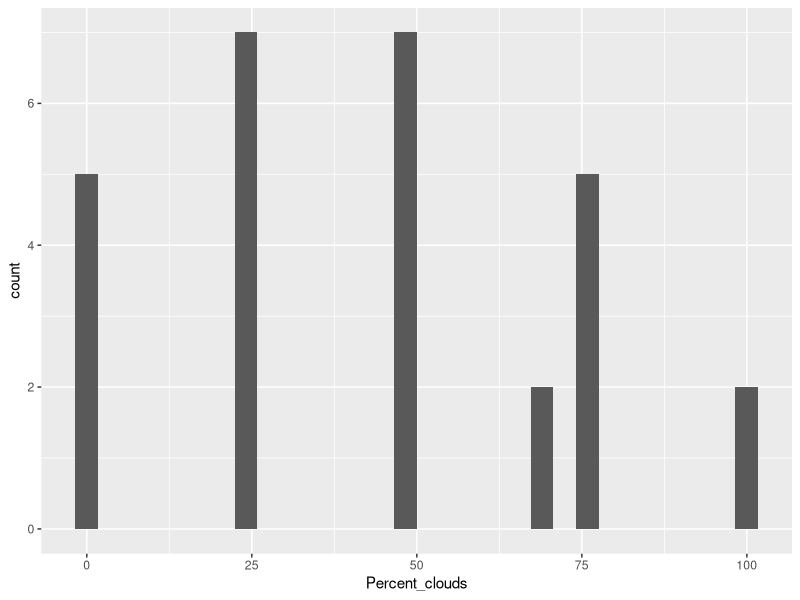
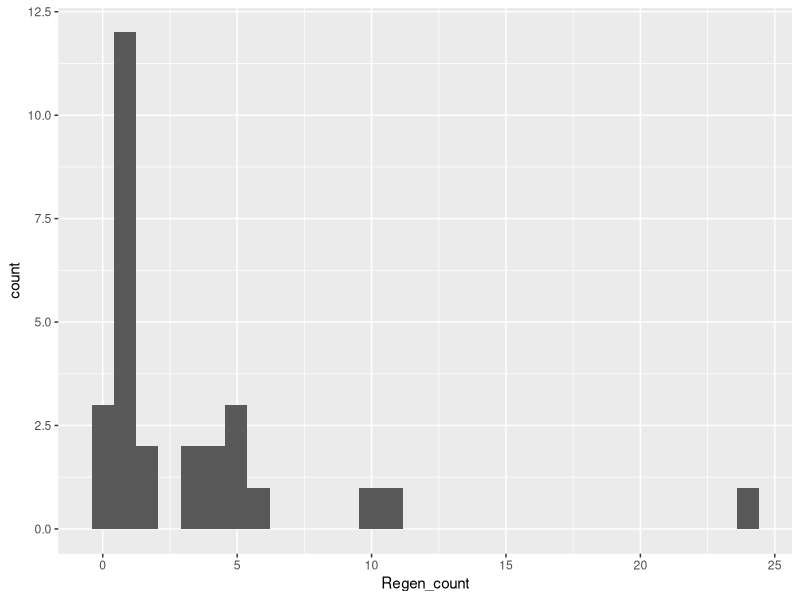
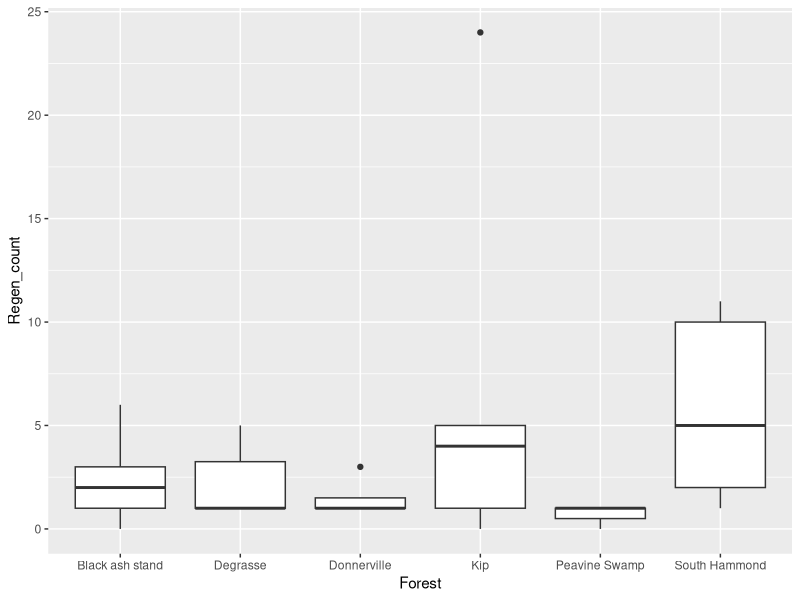
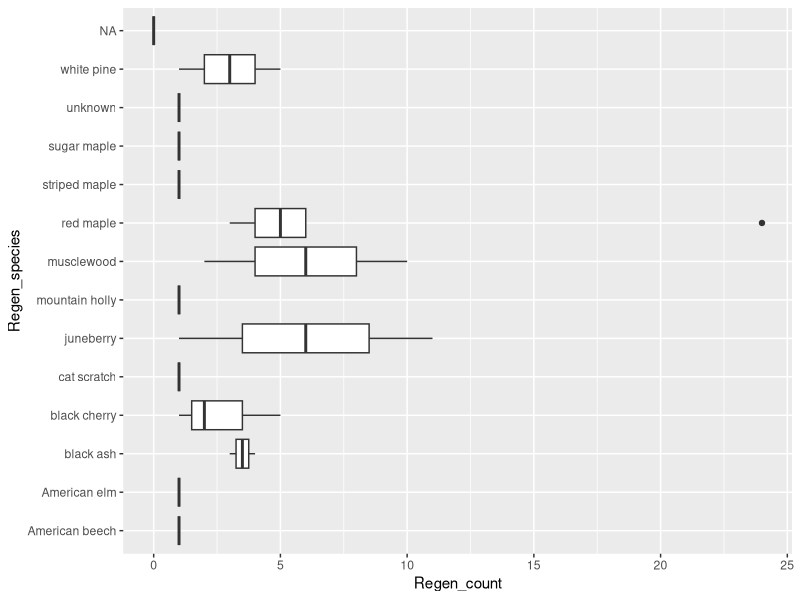
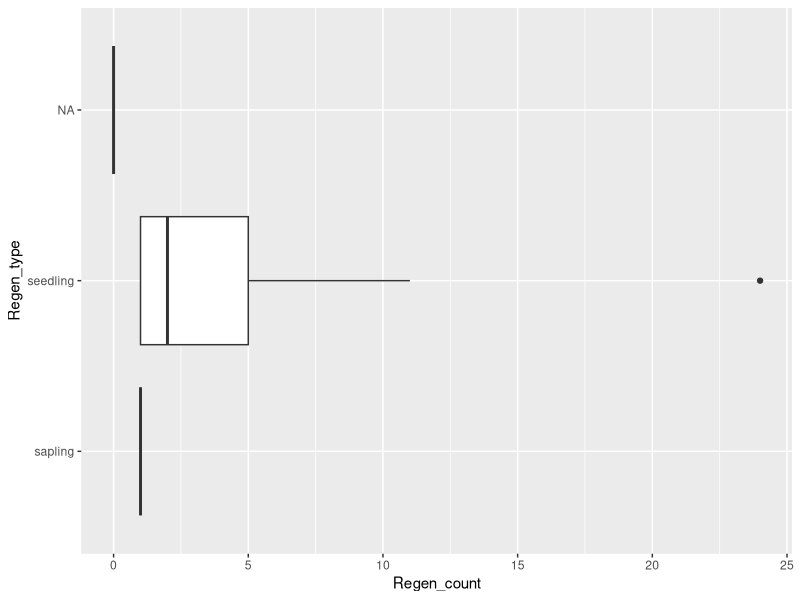
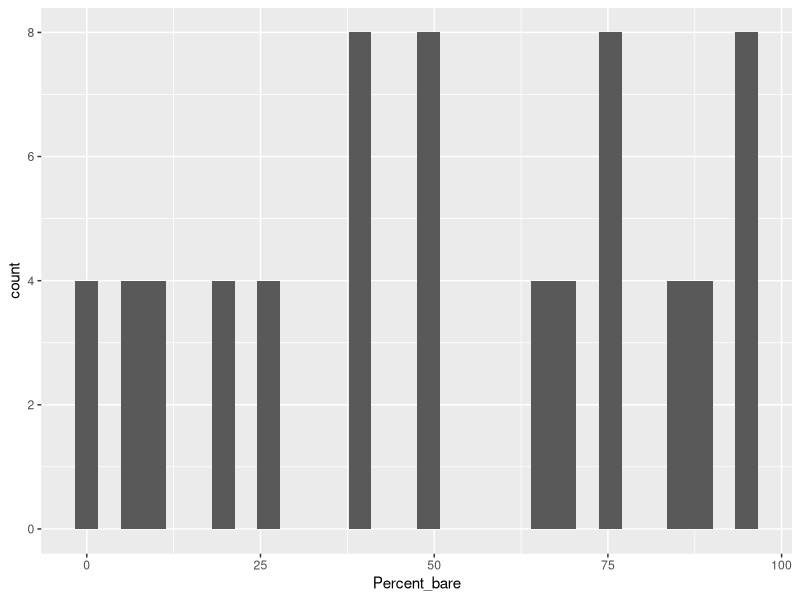
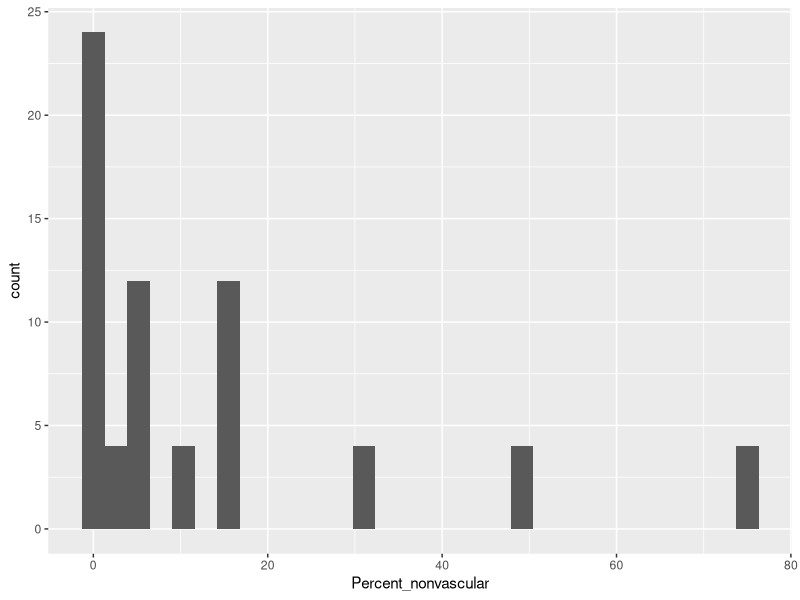
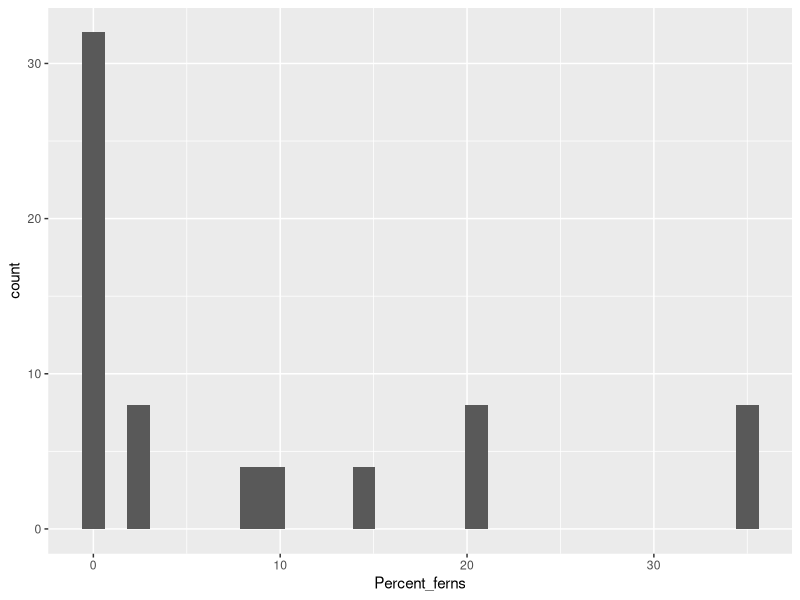

The R source for these figures, in order:
## ---- chunk 1
rm(list = ls())
library(here)
library(tidyverse)
library(ggfortify)
## ---- chunk 2
regen <- read.csv(here("Data", "Regen_data_summer22.csv"))
density <- read.csv(here("Data", "Ground_cover_canopy_density_summer22.csv"))
## ---- chunk 3
str(regen) #I see that some variables have been imported as characters, I want to change them to factors
## ---- chunk 4
regen <- read.csv(here("Data", "Regen_data_summer22.csv"), stringsAsFactors = TRUE)

str(regen) #ahh, much better
## ---- chunk 5
summary(regen) #I am not seeing anything suspicous as far as outliers, but plotting help will confrim that 
## ---- chunk 6
ggplot(regen, aes(x = Percent_clouds)) +
  geom_histogram() #don't see anything suspicious
## ---- chunk 7
ggplot(regen, aes(x = Regen_count)) +
  geom_histogram() #Hmm, there could be an outlier. Looking at the data I see that the highest value occurs in Kip plot 1 with 24 red maple seedlings. Because I know the plot and that there are quite a few red maples, I don't think this is misentered data. 
## ---- chunk 8
levels(regen$Forest) #oops, looks like Donnerville has a spelling issue. I will fix it. I want there to be only 6 levels and right now there are 7

bad <- which(regen$Forest == "Donerville")
regen$Forest[bad] <- "Donnerville"
unique(regen$Forest) #that looks better!
## ---- chunk 9
levels(regen$Regen_species) #don't see any mistakes
## ---- chunk 10
levels(regen$Regen_type) #only two types, good
## ---- chunk 11
ggplot(regen, aes(x = Forest, y = Regen_count)) +
  geom_boxplot() #again, I see that high value that occurs on the kip trail. However, since I rember collecting the data and that there were a lot of red maples there I am not concerned
## ---- chunk 12
ggplot(regen, aes(x = Regen_species, y = Regen_count)) +
  geom_boxplot() +
  coord_flip()
#looks like there are lots of juneberry and musclewood present, and quite a few red maple (with 24 at that one site)
## ---- chunk 13
ggplot(regen, aes(x = Regen_type, y = Regen_count)) +
  geom_boxplot() +
  coord_flip() #can see that the understory in these plots is almost entirely seedlings, with only a few saplings
## ---- chunk 14
str(density) #got some character variables that I want to change to factors
## ---- chunk 15
density <- read.csv(here("Data", "Ground_cover_canopy_density_summer22.csv"), stringsAsFactors = T)

str(density) #good
## ---- chunk 16
summary(density) #nothing seems too out of order 
## ---- chunk 17
ggplot(density, aes(x = Percent_bare)) +
  geom_histogram() #doesn't appear to be any outliers
## ---- chunk 18
ggplot(density, aes(Percent_nonvascular)) +
  geom_histogram() #there is no one lone outlier, and nothing greater than 100 (these are percents!) so seems reasonable
## ---- chunk 19
ggplot(density, aes(x = Percent_ferns)) +
  geom_histogram() #doesn't appear to be one lone outlier and nothing beyond 100
## ---- chunk 20
ggplot(density, aes(x = Percent_angiosperms)) +
  geom_histogram() #doesn't appear to be any outliers
## ---- chunk 21
ggplot(density, aes(x = Regen_densiometer)) +
  geom_histogram() #doesn't appear to be any outliers
## ---- chunk 22
ggplot(density, aes(x = Regen_canopyapp)) +
  geom_histogram() #doesn't seem to be any outliers
## ---- chunk 23
ggplot(density, aes(x = Densiometer)) +
  geom_histogram() #doesn't appear to be any outliers
## ---- chunk 24
ggplot(density, aes(x = Canopyapp)) +
  geom_histogram() #doesn't appear to be any outliers
